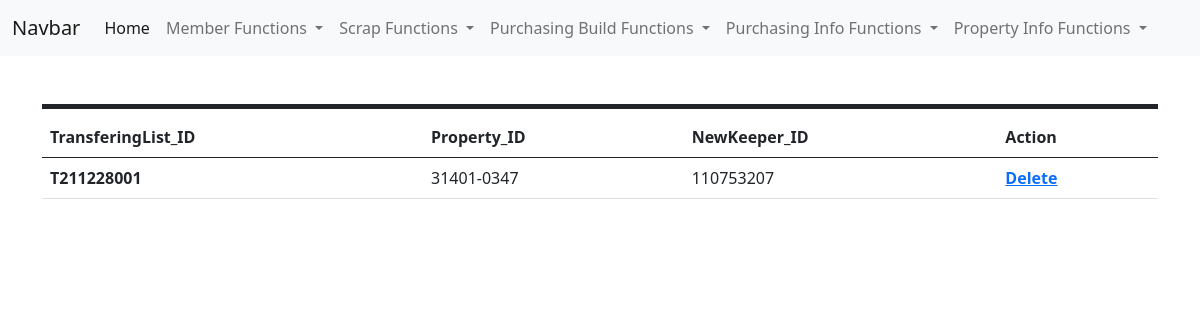
Screenshot of /pp_info/transferlist with the database file from the repository.
### tables this page shows
CREATE TABLE "TransferingList"(
	"TransferingList_ID" [nchar](10) NOT NULL,
	"Property_ID" [nchar](10) NOT NULL,
	"NewKeeper_ID" [nchar](10) NOT NULL DEFAULT "ex-member",
	FOREIGN KEY ("TransferingList_ID") REFERENCES TransferingInfo(TransferingList_ID),
	FOREIGN KEY ("Property_ID") REFERENCES Property(Property_ID),
	CONSTRAINT TransListMemFK
		FOREIGN KEY ("NewKeeper_ID") REFERENCES Member(Member_ID)
			ON DELETE SET DEFAULT ON UPDATE Cascade
);

### view/property_info.py (the view)
    @pp_info_app.route("/transferlist")
    def transferList():
        list=db.session.execute("SELECT * FROM TransferingList order by TransferingList_ID")
        return render_template("transferlist.html", books=list)

### view/member_register.py (called while the page is built)
@event.listens_for(Engine, "connect")
def set_sqlite_pragma(dbapi_connection, connection_record):
    cursor = dbapi_connection.cursor()
    cursor.execute("PRAGMA foreign_keys=ON")
    cursor.close()

### view/purchase_build.py (called while the page is built)
@event.listens_for(Engine, "connect")
def set_sqlite_pragma(dbapi_connection, connection_record):
    cursor = dbapi_connection.cursor()
    cursor.execute("PRAGMA foreign_keys=ON")
    cursor.close()

### view/purchase_info.py (called while the page is built)
@event.listens_for(Engine, "connect")
def set_sqlite_pragma(dbapi_connection, connection_record):
    cursor = dbapi_connection.cursor()
    cursor.execute("PRAGMA foreign_keys=ON")
    cursor.close()

### templates/transferlist.html (shortened to what this page needs)
{% extends "parts/base.html" %}
{% block page_content %}
{{ super() }}
<table class="table">
    <thead>
      <tr>
        <th scope="col">TransferingList_ID</th>
        <th scope="col">Property_ID</th>
        <th scope="col">NewKeeper_ID</th>
        <th scope="col">Action</th>
      </tr>
    </thead>
      {% for book in books %}
      <tr>
      <th scope="row">{{book.TransferingList_ID}}</th>
      <td>{{book.Property_ID}}
      </td>
      <td>{{book.NewKeeper_ID}}
      </td>
      <td><b><a href="{{url_for('property_info_app.propertyListDelete', bookid=book.TransferingList_ID)}}">Delete</a></b>
        </td>
      </tr>
      {% endfor %}
  </table>
</body>
</html>
{% endblock page_content %}

### rows the page displays
TransferingList: TransferingList_ID "T211228001", Property_ID "31401-0347", NewKeeper_ID "110753207"
